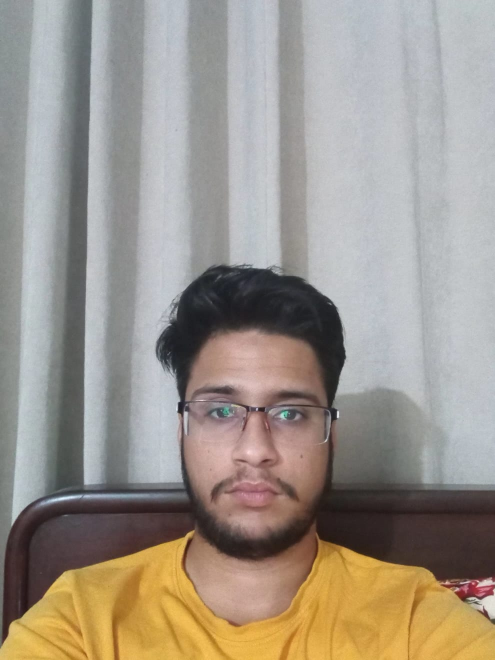
#> input picture new_wasif1.jpg, 990 x 1320 px, given in place of new_video8.mp4, which was not available (shown at 1/2 size)
$ python preprocess_video2.py
#> lines starting #> are read from the running program, lines starting #| are printed output that depends on the picture; pictures that were not available may be replaced by others from this repository, and a replacement may not be noted
#> further down, frame is the input picture: shape (1320, 990, 3); mean B, G, R 139, 149, 157.3
import cv2
import numpy as np

# --------------------------------------------------------
# PREPROCESSING PIPELINE (DENOISE + CONTRAST + GAMMA + SHARPEN)
# --------------------------------------------------------
def preprocess_frame(frame):
    # 1. Light denoising (very important for your video)
    denoised = cv2.fastNlMeansDenoisingColored(frame, None, 5, 5, 7, 21)

    # 2. CLAHE (local contrast enhancement)
    lab = cv2.cvtColor(denoised, cv2.COLOR_BGR2LAB)
#> lab: shape (1320, 990, 3); mean of channels 0, 1, 2 157.2, 130.4, 134.5
    l, a, b = cv2.split(lab)
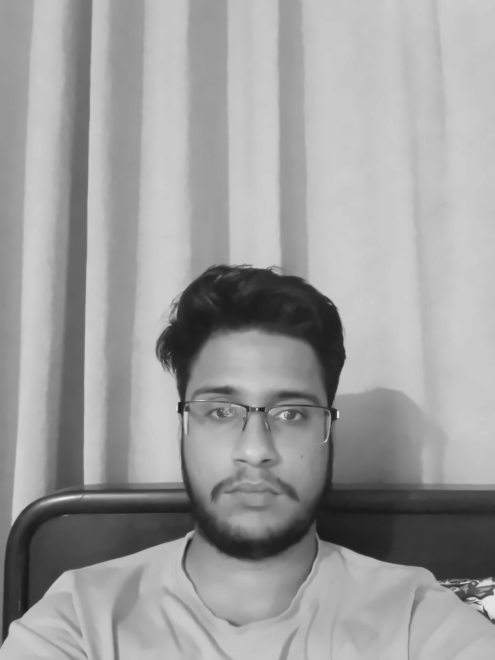
#> l: shape (1320, 990) (shown at 1/2 size); min 21, max 254, mean 157.2
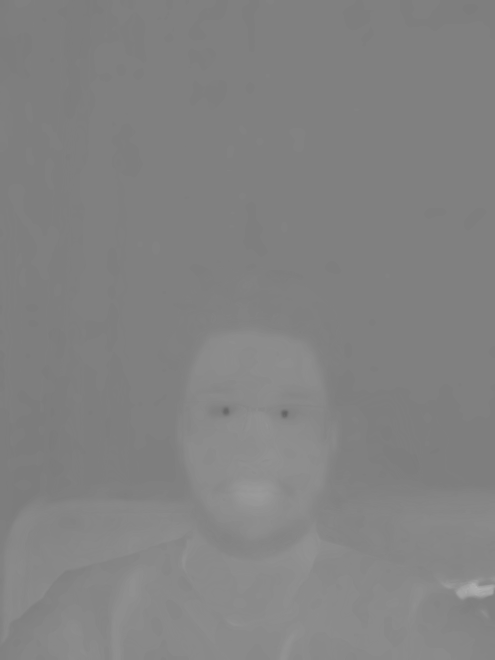
#> a: shape (1320, 990) (shown at 1/2 size); min 99, max 182, mean 130.4
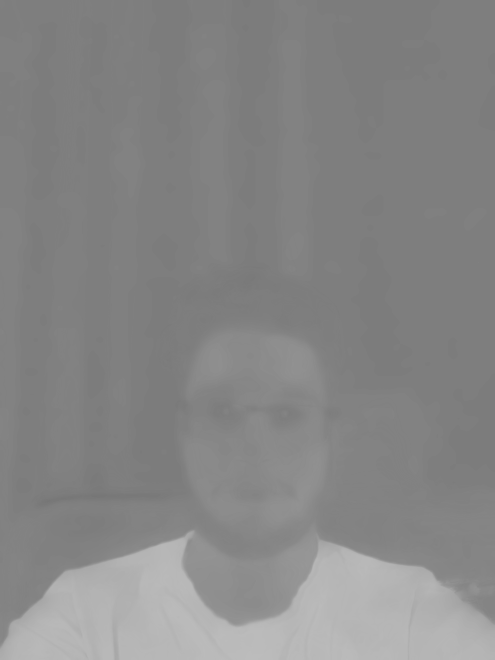
#> b: shape (1320, 990) (shown at 1/2 size); min 118, max 188, mean 134.5

    clahe = cv2.createCLAHE(clipLimit=2.0, tileGridSize=(8,8))
    l2 = clahe.apply(l)
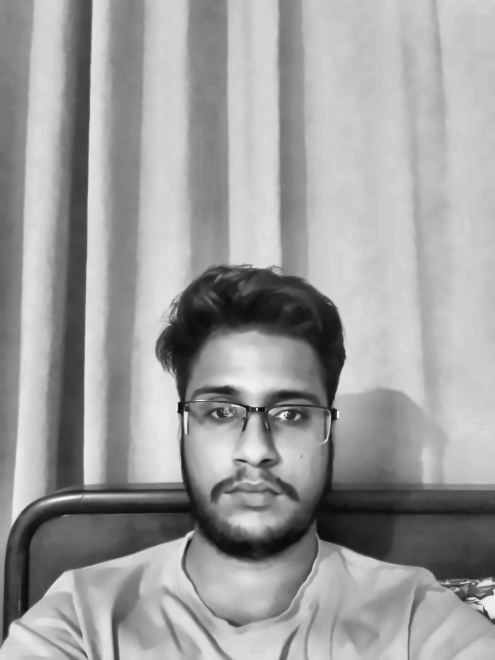
#> l2: shape (1320, 990) (shown at 1/2 size); min 8, max 255, mean 157.4

    lab2 = cv2.merge((l2, a, b))
#> lab2: shape (1320, 990, 3); mean of channels 0, 1, 2 157.4, 130.4, 134.5
    clahe_bgr = cv2.cvtColor(lab2, cv2.COLOR_LAB2BGR)
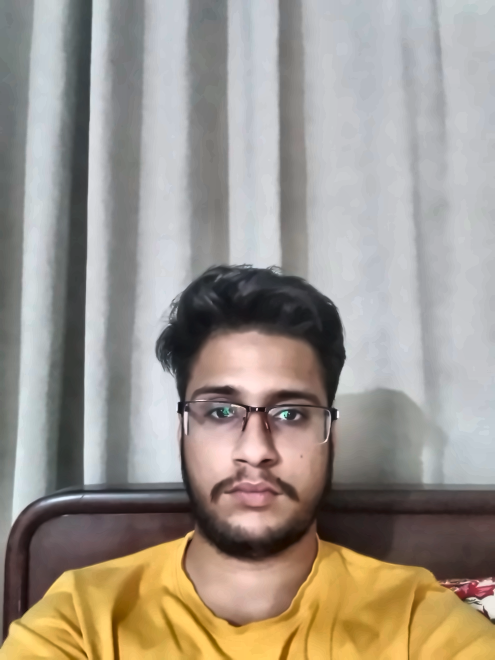
#> clahe_bgr: shape (1320, 990, 3) (shown at 1/2 size); mean B, G, R 139.3, 149.5, 158

    # 3. Gamma correction
    gamma = 1.15
    gamma_table = np.array([
        ((i / 255.0) ** (1/gamma)) * 255
        for i in np.arange(256)
    ]).astype("uint8")
    corrected = cv2.LUT(clahe_bgr, gamma_table)

    # 4. Mild sharpening
    kernel = np.array([[0, -1, 0],
                       [-1, 5, -1],
                       [0, -1, 0]])
    sharp = cv2.filter2D(corrected, -1, kernel)

    return sharp


# --------------------------------------------------------
# TEST THE PREPROCESSING ON YOUR VIDEO
# --------------------------------------------------------
VIDEO_PATH = "new_video8.mp4"   # <- put your video here
cap = cv2.VideoCapture(VIDEO_PATH)

while True:
    ret, frame = cap.read()
    if not ret:
        break

    processed = preprocess_frame(frame)

    # Show original and processed side-by-side
    combined = cv2.hconcat([
        cv2.resize(frame, (640, 360)),
        cv2.resize(processed, (640, 360))
    ])
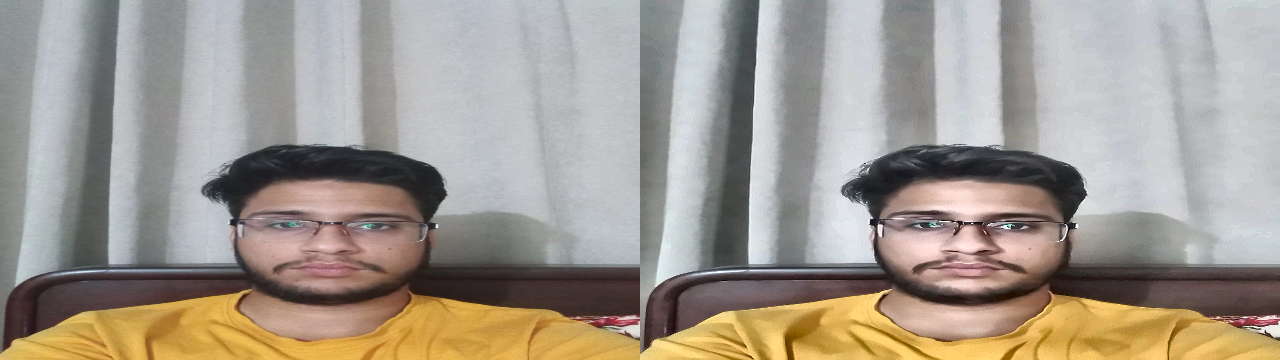
#> combined: shape (360, 1280, 3); mean B, G, R 143.5, 153.6, 161.7

    cv2.imshow("Original (Left) vs Preprocessed (Right)", combined)

    if cv2.waitKey(1) & 0xFF == ord("q"):
#> (key q is pressed here)
        break

cap.release()
cv2.destroyAllWindows()
